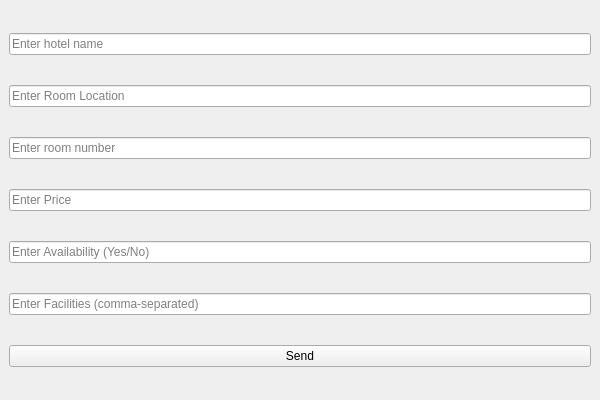
<?xml version="1.0" encoding="UTF-8"?>
<ui version="4.0">
 <class>CreateRoomDialog</class>
 <widget class="QMainWindow" name="CreateRoomDialog">
  <property name="geometry">
   <rect>
    <x>0</x>
    <y>0</y>
    <width>600</width>
    <height>400</height>
   </rect>
  </property>
  <widget class="QWidget" name="centralwidget">
   <layout class="QVBoxLayout" name="verticalLayout">
   
    <!-- Input for hotel Name -->
    <item>
     <widget class="QLineEdit" name="hotelNameInput">
      <property name="placeholderText">
       <string>Enter hotel name</string>
      </property>
     </widget>
    </item>
    
    <!-- Input for Location -->
    <item>
     <widget class="QLineEdit" name="roomFloorInput">
      <property name="placeholderText">
       <string>Enter Room Location</string>
      </property>
     </widget>
    </item>

    <!-- Input for room number -->
    <item>
     <widget class="QLineEdit" name="roomNumberInput">
      <property name="placeholderText">
       <string>Enter room number</string>
      </property>
     </widget>
    </item>
    
    <!-- Input for Price -->
    <item>
     <widget class="QLineEdit" name="roomPriceInput">
      <property name="placeholderText">
       <string>Enter Price</string>
      </property>
     </widget>
    </item>
    
    <!-- Input for Availability -->
    <item>
     <widget class="QLineEdit" name="roomAvailabilityInput">
      <property name="placeholderText">
       <string>Enter Availability (Yes/No)</string>
      </property>
     </widget>
    </item>
    
    <!-- Input for Facilities -->
    <item>
     <widget class="QLineEdit" name="roomFacilitiesInput">
      <property name="placeholderText">
       <string>Enter Facilities (comma-separated)</string>
      </property>
     </widget>
    </item>
    
    <!-- Send Button -->
    <item>
     <widget class="QPushButton" name="createRoomButton">
      <property name="text">
       <string>Send</string>
      </property>
     </widget>
    </item>
    
    
   </layout>
  </widget>
 </widget>
 <resources/>
 <connections/>
</ui>
